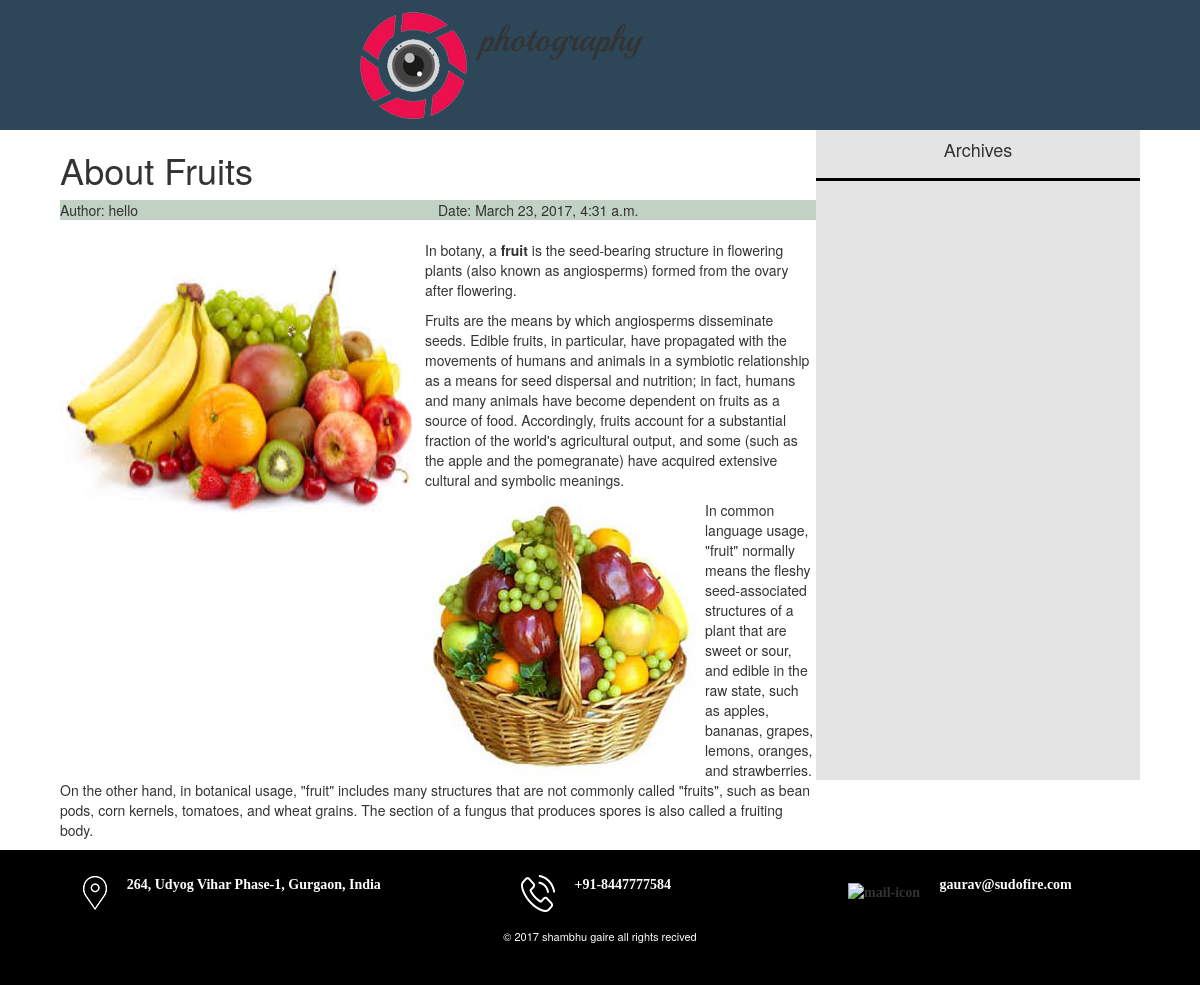
Page /blog/7/detail/ on the earlier database version.
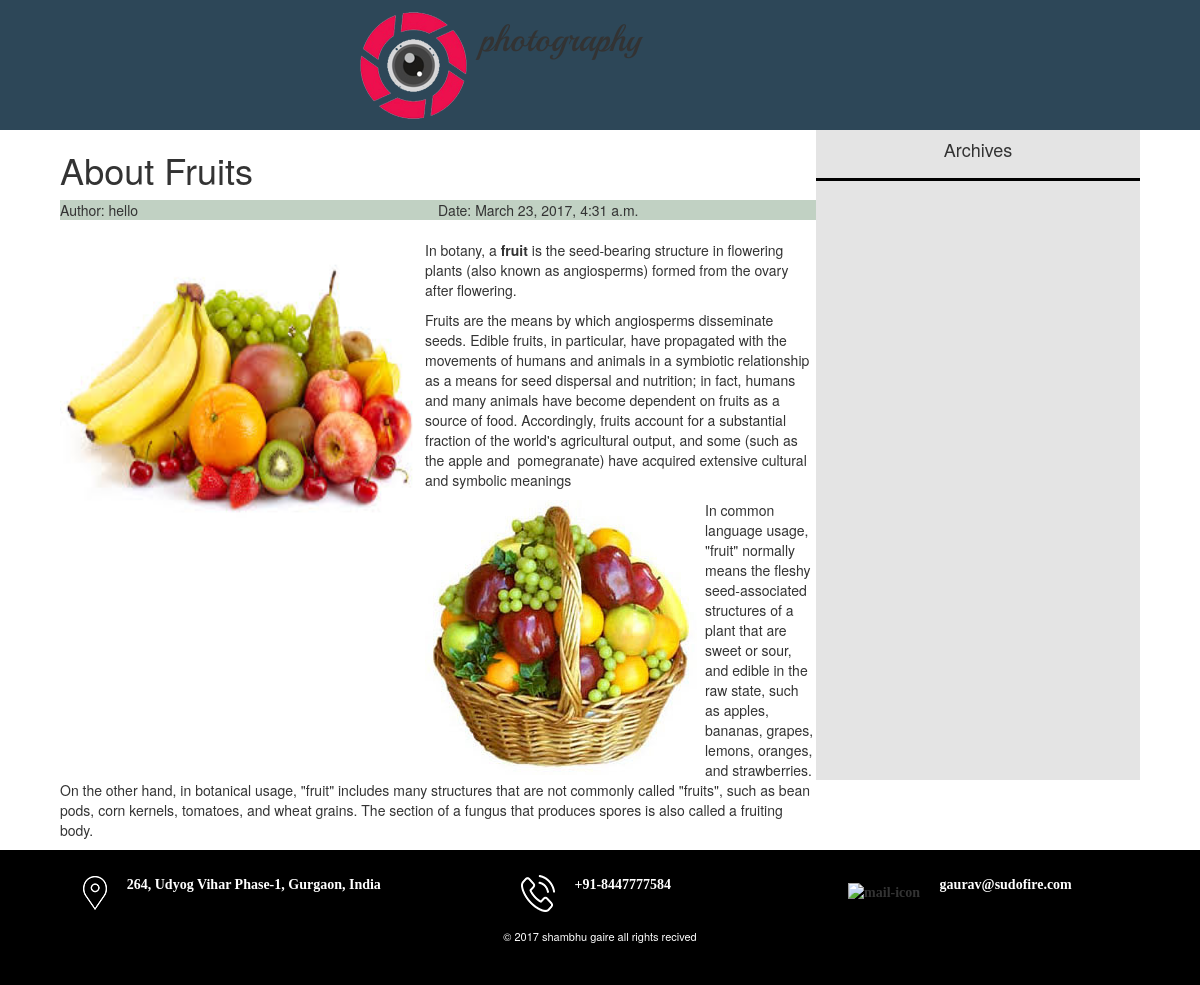
Same page on the later database version.
### blog/models.py (models this page shows, shortened)
class Post(models.Model):
    author = models.ForeignKey('auth.User',on_delete=models.CASCADE,)
    title = models.CharField(max_length=200)
    text = RichTextUploadingField()
    created_date = models.DateTimeField(
            default=timezone.now)
    published_date = models.DateTimeField(
            blank=True, null=True)
    image=models.ImageField(upload_to='uploads/', blank=True, null=True)

### blog/views.py (the view)
# urls.py: url(r'^blog/(?P<pk>[0-9]+)/detail/$', views.PostDetailView.as_view(), name='post_detail'),
class PostDetailView(generic.DetailView):
	template_name = 'blog/blog_detail.html'
	model = Post
	def get_context_data(self, *args, **kwargs):
		context = super(PostDetailView, self).get_context_data(*args, **kwargs)
		context['month_post'] = Post.objects.filter(published_date__month=timezone.now().month).exclude(id=self.kwargs['pk'])
		return context

### blog/templates/blog/blog_detail.html (shortened to what this page needs)
{% extends "base.html" %}
{% load staticfiles %}
{% block content %}
        <section class="header-containor">
            <div class="containor-1">
                <div class="img"><img src="{% static 'images/logo.png' %}" alt="logo"></div>
                <div class="heading"><h1>photography</h1></div>
            </div>
        </section>
        <section>
            <div class="containor">
                <div class="content-containor">
                    <h1>{{ post.title }}</h1>
                    <div class="detail"><p>Author: {{ post.author }}</p> <p>Date: {{ post.published_date }}</p></div>
                    <div class="content">
                        <img src="{{ MEDIA_URL }}{{ post.image }}" alt="photo">
                        {% autoescape off %}<p>{{ post.text}}</p>{% endautoescape %}
                    </div>
                </div>
                <div class="sidebar">
                    <aside>
                        <h4>Archives</h4>
                    </aside>
                </div>
            </div>
        </section>
{% endblock %}

### templates/base.html (shortened to what this page needs)
{% load staticfiles %}
<!DOCTYPE html>
<html>
    <head>
        <link rel="stylesheet" href="{% static 'logo/css/font-awesome.min.css' %}">
        <link rel="stylesheet" href="{% static 'css/sign-up.css' %}">
        <link rel="stylesheet" href="{% static 'css/fonts.css' %}">
	    <link rel="stylesheet" href="{% static 'css/post.css' %}">
        <link rel="stylesheet" href="{% static 'css/main.css' %}">
        <link rel="stylesheet" href="{% static 'css/page-2.css' %}">
<link rel="stylesheet" href="https://maxcdn.bootstrapcdn.com/bootstrap/3.3.7/css/bootstrap.min.css">
    </head>
    <body class="body">
{% block content %} {% endblock content %}
	<section class="section-5 col-lg-12">
            <div class="footer-containor">
                <div class="footer-element">
                    <img src="{% static 'images/placeholder.png' %}" alt="placeholder">
                    <span>264, Udyog Vihar Phase-1, Gurgaon, India</span>
                </div>
                <div class="footer-element">
                    <img src="{% static 'images/phone-call.png' %}" alt="phone">
                    <span>+91-8447777584</span>
                </div>
                <div class="footer-element">
                    <img src="{% static 'images/envelope.png' %}" alt="mail-icon">
                    <span>gaurav@sudofire.com</span>
                </div>
            </div>
            <div class="copyright">
                <span>&#169; 2017 shambhu gaire all rights recived</span>
            </div>
        </section>
    </body>
</html>

### static/css/sign-up.css (style rules this page uses)
.body { margin: 0px; }

### static/css/post.css (style rules this page uses)
.body { margin: 0px; }
.header-containor { height:130px; background-color: #A9B5AA; }
.containor-1 { width: 40%; margin: 0 auto; }
.img { width:25%; float: left; padding-top: 12px; }
.heading { width:75%; float: left; font-family: playball; font-size: 40px; }
.heading h1 { margin: 0px; padding-top: 20px; }
.containor { width:90%; margin: 0 auto; height: 545px; }
.content-containor { width: 70%; float: left; }
.detail { width: 100%; background-color: rgba(211,211,211,0.3); height:20px; }
.detail p { width: 50%; margin: 0px; float: left; }
.content { margin-top: 20px; }
.content img { float: left; height: 280px; width: 360px; margin-right: 5px; }
.content p:first-of-type { margin-top: 0px; }
.sidebar { width: 30%; float: left; text-align: center; background-color: rgba(211,211,211,0.6); height: 545px; overflow: scroll; }
.sidebar h4 { border-bottom: solid #000000; padding-bottom: 18px; }

### static/css/main.css (style rules this page uses)
.body { margin: 0px; }
.section-5 { height: 135px; background-color: #000; }
.footer-containor { width: 94%; margin: 0px auto; font-family: nexa; font-weight: 700; }
.footer-element { width: 30%; float: left; text-align: center; margin: 17px; }
.footer-element span { color: #fff; padding-left: 16px; margin: 0px; line-height: 35px; vertical-align: 8px; }
.copyright { color: #ffffff; text-align: center; width: 100%; float: right; font-size: 11px; }

### static/css/page-2.css (style rules this page uses)
.body { margin: 0px; }
.header-containor { height:130px; background-color: #2D4758; }
.containor-1 { width: 40%; margin: 0 auto; }
.img { width:25%; float: left; padding-top: 12px; }
.heading { width:75%; float: left; font-family: playball; font-size: 40px; }
.heading h1 { margin: 0px; padding-top: 20px; }
.containor { width:90%; margin: 0 auto; height: 545px; display:table; }
.content-containor { width: 70%; float: left; }
.detail { width: 100%; background-color: rgba(51,104,56,0.3); height:20px; }
.detail p { width: 50%; margin: 0px; float: left; }
.content { margin-top: 20px; }
.content img { float: left; height: 280px; width: 360px; margin-right: 5px; }
.content p:first-of-type { margin-top: 0px; }
.sidebar { width: 30%; float: left; text-align: center; background-color: rgba(211,211,211,0.6); height: 650px; overflow: scroll; }
.sidebar h4 { border-bottom: solid #000000; padding-bottom: 18px; }

Differences in the rows shown:
changed Post "About Fruits": text "…as the apple and the pomegranate) have acquired extensive cultural and symbolic meanings. In common language usage,…" → "…as the apple and pomegranate) have acquired extensive cultural and symbolic meanings In common language usage,…"
